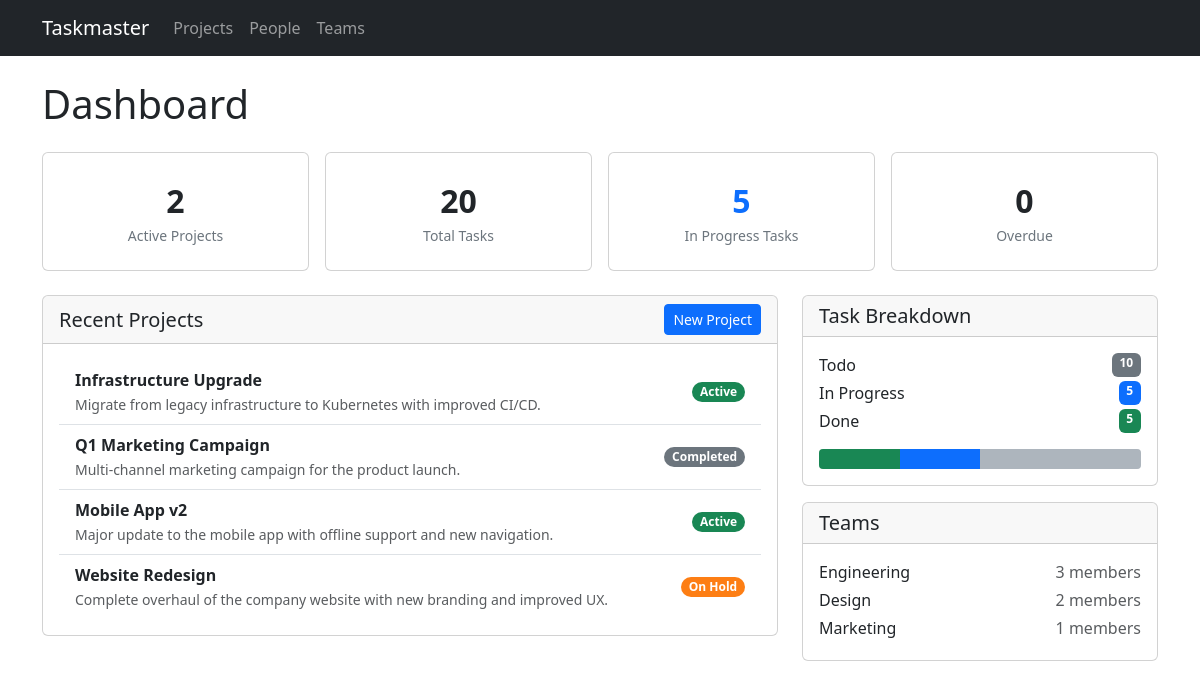
Before: / with the older database file.
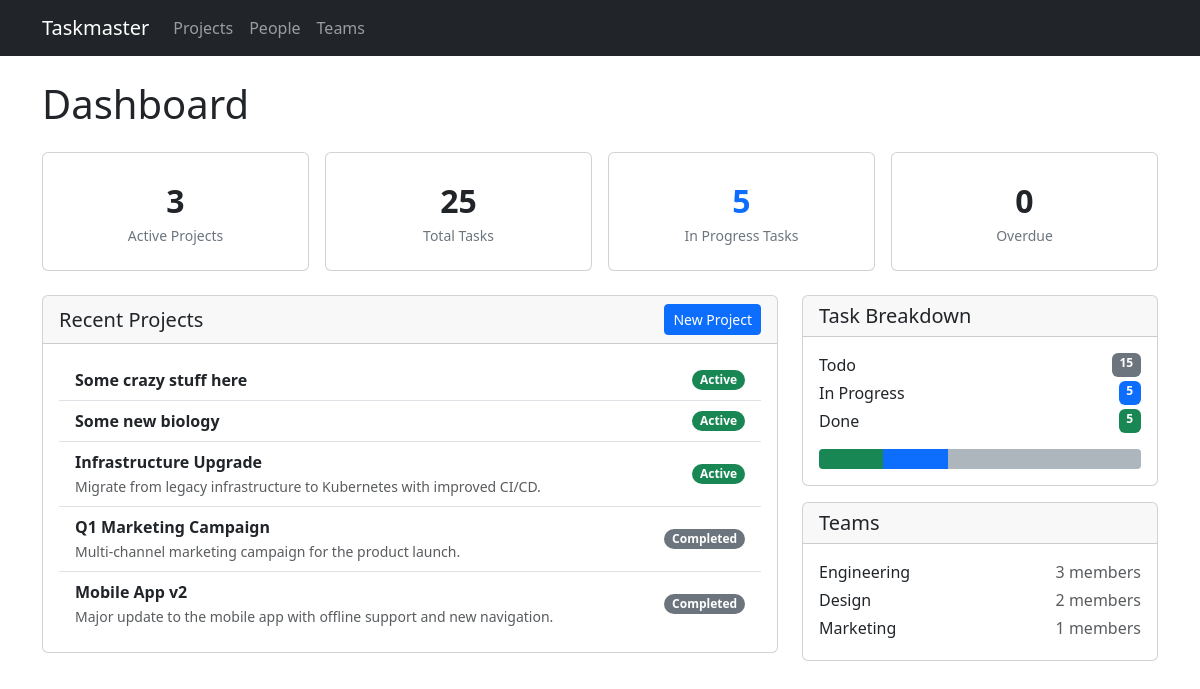
After: the same page with the newer database file.
### models.py (models this page shows)
class Project(db.Model):
    id = db.Column(db.Integer, primary_key=True)
    name = db.Column(db.String(200), nullable=False)
    description = db.Column(db.Text)
    start_date = db.Column(db.Date)
    end_date = db.Column(db.Date)
    status = db.Column(db.String(20), default='active')  # active, completed, on_hold
    tasks = db.relationship('Task', backref='project', lazy=True, cascade='all, delete-orphan')

class Team(db.Model):
    id = db.Column(db.Integer, primary_key=True)
    name = db.Column(db.String(120), nullable=False)
    members = db.relationship('Person', backref='team', lazy=True)

### app.py (the view)
    @app.route('/')
    def index():
        total_projects = Project.query.count()
        active_projects = Project.query.filter_by(status='active').count()
        total_tasks = Task.query.count()
        todo_tasks = Task.query.filter_by(status='todo').count()
        in_progress_tasks = Task.query.filter_by(status='in_progress').count()
        done_tasks = Task.query.filter_by(status='done').count()
        overdue_tasks = Task.query.filter(
            Task.end_date < date.today(),
            Task.status != 'done'
        ).count()
        total_people = Person.query.count()
        teams = Team.query.all()
        recent_projects = Project.query.order_by(Project.id.desc()).limit(5).all()
        return render_template('index.html',
                               total_projects=total_projects,
                               active_projects=active_projects,
                               total_tasks=total_tasks,
                               todo_tasks=todo_tasks,
                               in_progress_tasks=in_progress_tasks,
                               done_tasks=done_tasks,
                               overdue_tasks=overdue_tasks,
                               total_people=total_people,
                               teams=teams,
                               recent_projects=recent_projects)

### templates/index.html (shortened to what the changed rows need)
{% extends "base.html" %}
{% block content %}
<h1 class="mb-4">Dashboard</h1>
<div class="row g-3 mb-4">
    <div class="col-md-3">
        <div class="card stat-card card-hover">
            <div class="stat-number">{{ active_projects }}</div>
            <div class="stat-label">Active Projects</div>
        </div>
    </div>
    <div class="col-md-3">
        <div class="card stat-card card-hover">
            <div class="stat-number">{{ total_tasks }}</div>
            <div class="stat-label">Total Tasks</div>
        </div>
    </div>
</div>
<div class="row g-4">
    <div class="col-md-8">
        <div class="card">
            <div class="card-body">
                {% if recent_projects %}
                <div class="list-group list-group-flush">
                    {% for project in recent_projects %}
                    <a href="{{ url_for('projects.detail', id=project.id) }}"
                       class="list-group-item list-group-item-action d-flex justify-content-between align-items-center">
                        <div>
                            <strong>{{ project.name }}</strong>
                            {% if project.description %}
                            <br><small class="text-muted">{{ project.description[:80] }}{% if project.description|length > 80 %}...{% endif %}</small>
                            {% endif %}
                        </div>
                        <span class="badge badge-{{ project.status }} rounded-pill">
                            {{ project.status | replace('_', ' ') | title }}
                        </span>
                    </a>
                    {% endfor %}
                </div>
                {% else %}
                <p class="text-muted mb-0">No projects yet. <a href="{{ url_for('projects.new_project') }}">Create one</a>.</p>
                {% endif %}
            </div>
        </div>
    </div>
    <div class="col-md-4">
        <div class="card mb-3">
            <div class="card-body">
                <div class="d-flex justify-content-between mb-1">
                    <span>Todo</span><span class="badge badge-todo">{{ todo_tasks }}</span>
                </div>
                {% if total_tasks > 0 %}
                <div class="workload-bar mt-3">
                    <div class="segment segment-done" style="width: {{ (done_tasks / total_tasks * 100)|round }}%"></div>
                    <div class="segment segment-in_progress" style="width: {{ (in_progress_tasks / total_tasks * 100)|round }}%"></div>
                    <div class="segment segment-todo" style="width: {{ (todo_tasks / total_tasks * 100)|round }}%"></div>
                </div>
                {% endif %}
            </div>
        </div>
        <div class="card">
            <div class="card-body">
                {% for team in teams %}
                <div class="d-flex justify-content-between mb-1">
                    <span>{{ team.name }}</span>
                    <span class="text-muted">{{ team.members|length }} members</span>
                </div>
                {% else %}
                <p class="text-muted mb-0">No teams yet. <a href="{{ url_for('teams.new_team') }}">Create one</a>.</p>
                {% endfor %}
            </div>
        </div>
    </div>
</div>
{% endblock %}

Changed rows visible on the page:
no longer on this page (row unchanged): Project: name "Website Redesign", description "Complete overhaul of the company website with new branding and improved UX.", status "On Hold"
added Project: name "Some crazy stuff here", status "Active"
added Project: name "Some new biology", status "Active"
changed Project "Mobile App v2": status "Active" → "Completed"
Other visible differences:
{{ active_projects }}: "2" → "3"
{{ total_tasks }}: "20" → "25"
{{ todo_tasks }}: "10" → "15"
{{ (done_tasks / total_tasks * 100)|round }}: 25.0 → 20.0 (drawn)
{{ (in_progress_tasks / total_tasks * 100)|round }}: 25.0 → 20.0 (drawn)
{{ (todo_tasks / total_tasks * 100)|round }}: 50.0 → 60.0 (drawn)
